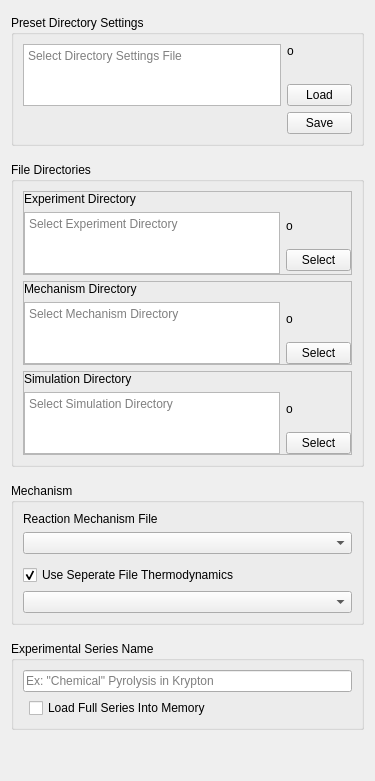
       <widget class="QWidget" name="directory_tab">
        <attribute name="title">
         <string>Files</string>
        </attribute>
        <layout class="QGridLayout" name="gridLayout_4">
         <property name="topMargin">
          <number>15</number>
         </property>
         <item row="8" column="1">
          <widget class="QGroupBox" name="groupBox_3">
           <property name="title">
            <string>Experimental Series Name</string>
           </property>
           <layout class="QGridLayout" name="gridLayout_9">
            <item row="1" column="1">
             <widget class="QCheckBox" name="load_full_series_box">
              <property name="toolTip">
               <string>&lt;html&gt;&lt;head/&gt;&lt;body&gt;&lt;p&gt;If deselected, only individual experiments will be held in memory&lt;/p&gt;&lt;/body&gt;&lt;/html&gt;</string>
              </property>
              <property name="text">
               <string>Load Full Series Into Memory</string>
              </property>
             </widget>
            </item>
            <item row="0" column="0" colspan="3">
             <widget class="QLineEdit" name="exp_series_name_box">
              <property name="placeholderText">
               <string>Ex: &quot;Chemical&quot; Pyrolysis in Krypton</string>
              </property>
             </widget>
            </item>
            <item row="1" column="2">
             <spacer name="horizontalSpacer_31">
              <property name="orientation">
               <enum>Qt::Horizontal</enum>
              </property>
              <property name="sizeHint" stdset="0">
               <size>
                <width>40</width>
                <height>20</height>
               </size>
              </property>
             </spacer>
            </item>
           </layout>
           <zorder>exp_series_name_box</zorder>
           <zorder>load_full_series_box</zorder>
          </widget>
         </item>
         <item row="6" column="1">
          <widget class="QGroupBox" name="groupBox_12">
           <property name="title">
            <string>Mechanism</string>
           </property>
           <layout class="QGridLayout" name="gridLayout_21">
            <item row="5" column="0" colspan="2">
             <widget class="QComboBox" name="thermo_select_comboBox">
              <property name="enabled">
               <bool>true</bool>
              </property>
              <property name="toolTip">
               <string>&lt;html&gt;&lt;head/&gt;&lt;body&gt;&lt;p&gt;Files containing &amp;quot;therm&amp;quot; (case-insensitive)&lt;/p&gt;&lt;/body&gt;&lt;/html&gt;</string>
              </property>
             </widget>
            </item>
            <item row="4" column="0" colspan="2">
             <widget class="QCheckBox" name="use_thermo_file_box">
              <property name="text">
               <string>Use Seperate File Thermodynamics</string>
              </property>
              <property name="checked">
               <bool>true</bool>
              </property>
             </widget>
            </item>
            <item row="2" column="0" colspan="2">
             <widget class="QComboBox" name="mech_select_comboBox">
              <property name="toolTip">
               <string>&lt;html&gt;&lt;head/&gt;&lt;body&gt;&lt;p&gt;Files containing &amp;quot;mech&amp;quot; (case-insensitive)&lt;/p&gt;&lt;/body&gt;&lt;/html&gt;</string>
              </property>
             </widget>
            </item>
            <item row="1" column="0" colspan="2">
             <widget class="QLabel" name="label_23">
              <property name="text">
               <string>Reaction Mechanism File</string>
              </property>
             </widget>
            </item>
            <item row="3" column="1">
             <spacer name="verticalSpacer_16">
              <property name="orientation">
               <enum>Qt::Vertical</enum>
              </property>
              <property name="sizeType">
               <enum>QSizePolicy::Fixed</enum>
              </property>
              <property name="sizeHint" stdset="0">
               <size>
                <width>20</width>
                <height>5</height>
               </size>
              </property>
             </spacer>
            </item>
           </layout>
          </widget>
         </item>
         <item row="10" column="1">
          <spacer name="verticalSpacer_9">
           <property name="orientation">
            <enum>Qt::Vertical</enum>
           </property>
           <property name="sizeHint" stdset="0">
            <size>
             <width>20</width>
             <height>40</height>
            </size>
           </property>
          </spacer>
         </item>
         <item row="3" column="1">
          <spacer name="verticalSpacer_10">
           <property name="orientation">
            <enum>Qt::Vertical</enum>
           </property>
           <property name="sizeType">
            <enum>QSizePolicy::Fixed</enum>
           </property>
           <property name="sizeHint" stdset="0">
            <size>
             <width>20</width>
             <height>10</height>
            </size>
           </property>
          </spacer>
         </item>
         <item row="1" column="1">
          <spacer name="verticalSpacer_8">
           <property name="orientation">
            <enum>Qt::Vertical</enum>
           </property>
           <property name="sizeType">
            <enum>QSizePolicy::Fixed</enum>
           </property>
           <property name="sizeHint" stdset="0">
            <size>
             <width>20</width>
             <height>10</height>
            </size>
           </property>
          </spacer>
         </item>
         <item row="7" column="1">
          <spacer name="verticalSpacer_14">
           <property name="orientation">
            <enum>Qt::Vertical</enum>
           </property>
           <property name="sizeType">
            <enum>QSizePolicy::Fixed</enum>
           </property>
           <property name="sizeHint" stdset="0">
            <size>
             <width>20</width>
             <height>10</height>
            </size>
           </property>
          </spacer>
         </item>
         <item row="2" column="1">
          <widget class="QGroupBox" name="groupBox_8">
           <property name="title">
            <string>File Directories</string>
           </property>
           <layout class="QGridLayout" name="gridLayout_6">
            <item row="0" column="0" colspan="2">
             <widget class="QFrame" name="frame_7">
              <property name="frameShape">
               <enum>QFrame::StyledPanel</enum>
              </property>
              <property name="frameShadow">
               <enum>QFrame::Raised</enum>
              </property>
              <layout class="QGridLayout" name="gridLayout_24">
               <property name="leftMargin">
                <number>0</number>
               </property>
               <property name="topMargin">
                <number>0</number>
               </property>
               <property name="rightMargin">
                <number>0</number>
               </property>
               <property name="bottomMargin">
                <number>0</number>
               </property>
               <item row="0" column="0">
                <widget class="QLabel" name="label_13">
                 <property name="text">
                  <string>Experiment Directory</string>
                 </property>
                </widget>
               </item>
               <item row="2" column="0" rowspan="2">
                <widget class="QTextEdit" name="exp_main_box">
                 <property name="maximumSize">
                  <size>
                   <width>16777215</width>
                   <height>62</height>
                  </size>
                 </property>
                 <property name="placeholderText">
                  <string>Select Experiment Directory</string>
                 </property>
                </widget>
               </item>
               <item row="3" column="1">
                <widget class="QPushButton" name="exp_main_button">
                 <property name="maximumSize">
                  <size>
                   <width>65</width>
                   <height>16777215</height>
                  </size>
                 </property>
                 <property name="text">
                  <string>Select</string>
                 </property>
                </widget>
               </item>
               <item row="2" column="1">
                <widget class="QLabel" name="exp_main_label">
                 <property name="maximumSize">
                  <size>
                   <width>20</width>
                   <height>20</height>
                  </size>
                 </property>
                 <property name="text">
                  <string>o</string>
                 </property>
                 <property name="alignment">
                  <set>Qt::AlignLeading|Qt::AlignLeft|Qt::AlignVCenter</set>
                 </property>
                </widget>
               </item>
              </layout>
             </widget>
            </item>
            <item row="6" column="0" colspan="2">
             <widget class="QFrame" name="frame_8">
              <property name="frameShape">
               <enum>QFrame::StyledPanel</enum>
              </property>
              <property name="frameShadow">
               <enum>QFrame::Raised</enum>
              </property>
              <layout class="QGridLayout" name="gridLayout_25">
               <property name="leftMargin">
                <number>0</number>
               </property>
               <property name="topMargin">
                <number>0</number>
               </property>
               <property name="rightMargin">
                <number>0</number>
               </property>
               <property name="bottomMargin">
                <number>0</number>
               </property>
               <item row="0" column="0">
                <widget class="QLabel" name="label_14">
                 <property name="text">
                  <string>Simulation Directory</string>
                 </property>
                </widget>
               </item>
               <item row="2" column="1">
                <widget class="QPushButton" name="sim_main_button">
                 <property name="maximumSize">
                  <size>
                   <width>65</width>
                   <height>16777215</height>
                  </size>
                 </property>
                 <property name="text">
                  <string>Select</string>
                 </property>
                </widget>
               </item>
               <item row="1" column="1">
                <widget class="QLabel" name="sim_main_label">
                 <property name="text">
                  <string>o</string>
                 </property>
                </widget>
               </item>
               <item row="1" column="0" rowspan="2">
                <widget class="QPlainTextEdit" name="sim_main_box">
                 <property name="maximumSize">
                  <size>
                   <width>16777215</width>
                   <height>62</height>
                  </size>
                 </property>
                 <property name="placeholderText">
                  <string>Select Simulation Directory</string>
                 </property>
                </widget>
               </item>
              </layout>
             </widget>
            </item>
            <item row="5" column="0" colspan="2">
             <widget class="QFrame" name="frame_6">
              <property name="frameShape">
               <enum>QFrame::StyledPanel</enum>
              </property>
              <property name="frameShadow">
               <enum>QFrame::Raised</enum>
              </property>
              <layout class="QGridLayout" name="gridLayout_23">
               <property name="leftMargin">
                <number>0</number>
               </property>
               <property name="topMargin">
                <number>0</number>
               </property>
               <property name="rightMargin">
                <number>0</number>
               </property>
               <property name="bottomMargin">
                <number>0</number>
               </property>
               <item row="2" column="2">
                <widget class="QPushButton" name="mech_main_button">
                 <property name="maximumSize">
                  <size>
                   <width>65</width>
                   <height>16777215</height>
                  </size>
                 </property>
                 <property name="text">
                  <string>Select</string>
                 </property>
                </widget>
               </item>
               <item row="0" column="0">
                <widget class="QLabel" name="label_28">
                 <property name="text">
                  <string>Mechanism Directory</string>
                 </property>
                </widget>
               </item>
               <item row="1" column="2">
                <widget class="QLabel" name="mech_main_label">
                 <property name="text">
                  <string>o</string>
                 </property>
                </widget>
               </item>
               <item row="1" column="0" rowspan="2" colspan="2">
                <widget class="QTextEdit" name="mech_main_box">
                 <property name="maximumSize">
                  <size>
                   <width>16777215</width>
                   <height>62</height>
                  </size>
                 </property>
                 <property name="html">
                  <string>&lt;!DOCTYPE HTML PUBLIC &quot;-//W3C//DTD HTML 4.0//EN&quot; &quot;http://www.w3.org/TR/REC-html40/strict.dtd&quot;&gt;
&lt;html&gt;&lt;head&gt;&lt;meta name=&quot;qrichtext&quot; content=&quot;1&quot; /&gt;&lt;style type=&quot;text/css&quot;&gt;
p, li { white-space: pre-wrap; }
&lt;/style&gt;&lt;/head&gt;&lt;body style=&quot; font-family:'MS Shell Dlg 2'; font-size:8.25pt; font-weight:400; font-style:normal;&quot;&gt;
&lt;p style=&quot;-qt-paragraph-type:empty; margin-top:0px; margin-bottom:0px; margin-left:0px; margin-right:0px; -qt-block-indent:0; text-indent:0px;&quot;&gt;&lt;br /&gt;&lt;/p&gt;&lt;/body&gt;&lt;/html&gt;</string>
                 </property>
                 <property name="placeholderText">
                  <string>Select Mechanism Directory</string>
                 </property>
                </widget>
               </item>
              </layout>
             </widget>
            </item>
           </layout>
          </widget>
         </item>
         <item row="0" column="1">
          <widget class="QGroupBox" name="groupBox_7">
           <property name="title">
            <string>Preset Directory Settings</string>
           </property>
           <layout class="QGridLayout" name="gridLayout_5">
            <item row="3" column="1">
             <widget class="QPushButton" name="path_file_save_button">
              <property name="maximumSize">
               <size>
                <width>65</width>
                <height>16777215</height>
               </size>
              </property>
              <property name="text">
               <string>Save</string>
              </property>
             </widget>
            </item>
            <item row="0" column="0" rowspan="3">
             <widget class="QTextEdit" name="path_file_box">
              <property name="maximumSize">
               <size>
                <width>16777215</width>
                <height>62</height>
               </size>
              </property>
              <property name="acceptDrops">
               <bool>false</bool>
              </property>
              <property name="readOnly">
               <bool>true</bool>
              </property>
              <property name="placeholderText">
               <string>Select Directory Settings File</string>
              </property>
             </widget>
            </item>
            <item row="0" column="1">
             <widget class="QLabel" name="path_file_label">
              <property name="text">
               <string>o</string>
              </property>
             </widget>
            </item>
            <item row="2" column="1">
             <widget class="QPushButton" name="path_file_load_button">
              <property name="maximumSize">
               <size>
                <width>65</width>
                <height>16777215</height>
               </size>
              </property>
              <property name="text">
               <string>Load</string>
              </property>
             </widget>
            </item>
           </layout>
          </widget>
         </item>
         <item row="2" column="2">
          <spacer name="horizontalSpacer_27">
           <property name="orientation">
            <enum>Qt::Horizontal</enum>
           </property>
           <property name="sizeType">
            <enum>QSizePolicy::MinimumExpanding</enum>
           </property>
           <property name="sizeHint" stdset="0">
            <size>
             <width>0</width>
             <height>20</height>
            </size>
           </property>
          </spacer>
         </item>
        </layout>
       </widget>
